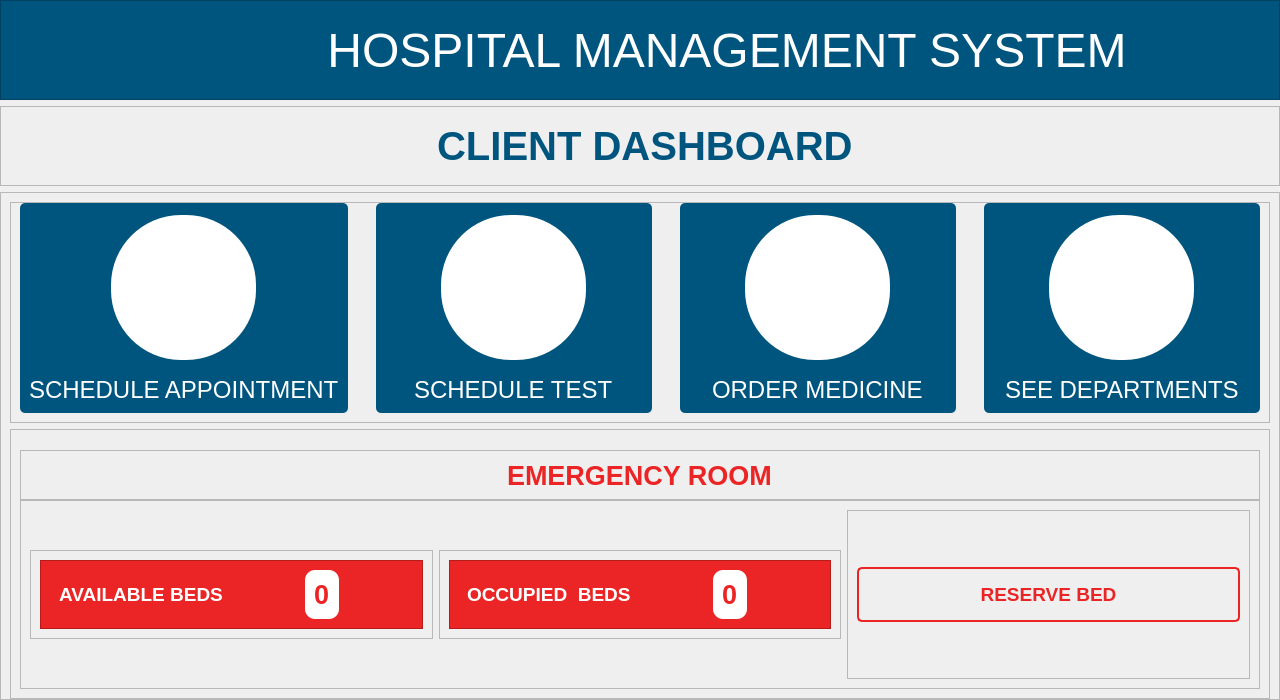
<?xml version="1.0" encoding="UTF-8"?>
<ui version="4.0">
 <class>MainWindow</class>
 <widget class="QMainWindow" name="MainWindow">
  <property name="geometry">
   <rect>
    <x>0</x>
    <y>0</y>
    <width>1280</width>
    <height>700</height>
   </rect>
  </property>
  <property name="windowTitle">
   <string>MainWindow</string>
  </property>
  <widget class="QWidget" name="centralwidget">
   <property name="minimumSize">
    <size>
     <width>1280</width>
     <height>700</height>
    </size>
   </property>
   <layout class="QVBoxLayout" name="verticalLayout_2">
    <property name="leftMargin">
     <number>0</number>
    </property>
    <property name="topMargin">
     <number>0</number>
    </property>
    <property name="rightMargin">
     <number>0</number>
    </property>
    <property name="bottomMargin">
     <number>0</number>
    </property>
    <item>
     <widget class="QFrame" name="header_frame">
      <property name="sizePolicy">
       <sizepolicy hsizetype="Preferred" vsizetype="Preferred">
        <horstretch>0</horstretch>
        <verstretch>0</verstretch>
       </sizepolicy>
      </property>
      <property name="minimumSize">
       <size>
        <width>1280</width>
        <height>100</height>
       </size>
      </property>
      <property name="maximumSize">
       <size>
        <width>16777215</width>
        <height>100</height>
       </size>
      </property>
      <property name="styleSheet">
       <string notr="true">background-color:rgb(0, 85, 127);</string>
      </property>
      <property name="frameShape">
       <enum>QFrame::StyledPanel</enum>
      </property>
      <property name="frameShadow">
       <enum>QFrame::Raised</enum>
      </property>
      <layout class="QHBoxLayout" name="horizontalLayout">
       <property name="sizeConstraint">
        <enum>QLayout::SetDefaultConstraint</enum>
       </property>
       <property name="leftMargin">
        <number>0</number>
       </property>
       <property name="topMargin">
        <number>0</number>
       </property>
       <property name="rightMargin">
        <number>0</number>
       </property>
       <property name="bottomMargin">
        <number>0</number>
       </property>
       <item>
        <widget class="QFrame" name="logo_frame">
         <property name="minimumSize">
          <size>
           <width>80</width>
           <height>50</height>
          </size>
         </property>
         <property name="maximumSize">
          <size>
           <width>100</width>
           <height>16777215</height>
          </size>
         </property>
         <property name="styleSheet">
          <string notr="true">background-color:transparent;
margin-top:6px;
margin-bottom:0px;</string>
         </property>
         <property name="frameShape">
          <enum>QFrame::StyledPanel</enum>
         </property>
         <property name="frameShadow">
          <enum>QFrame::Raised</enum>
         </property>
         <widget class="QLabel" name="logo">
          <property name="geometry">
           <rect>
            <x>20</x>
            <y>10</y>
            <width>61</width>
            <height>71</height>
           </rect>
          </property>
          <property name="cursor">
           <cursorShape>PointingHandCursor</cursorShape>
          </property>
          <property name="styleSheet">
           <string notr="true"/>
          </property>
          <property name="text">
           <string/>
          </property>
          <property name="pixmap">
           <pixmap resource="../../assets/resources.qrc">:/reosurces_logo/back-svgrepo-com.svg</pixmap>
          </property>
          <property name="scaledContents">
           <bool>true</bool>
          </property>
          <property name="alignment">
           <set>Qt::AlignCenter</set>
          </property>
         </widget>
        </widget>
       </item>
       <item>
        <widget class="QFrame" name="title_frame">
         <property name="minimumSize">
          <size>
           <width>1280</width>
           <height>0</height>
          </size>
         </property>
         <property name="font">
          <font>
           <pointsize>42</pointsize>
          </font>
         </property>
         <property name="styleSheet">
          <string notr="true">background-color:transparent;</string>
         </property>
         <property name="frameShape">
          <enum>QFrame::StyledPanel</enum>
         </property>
         <property name="frameShadow">
          <enum>QFrame::Raised</enum>
         </property>
         <layout class="QVBoxLayout" name="verticalLayout">
          <item alignment="Qt::AlignHCenter">
           <widget class="QLabel" name="title_label">
            <property name="minimumSize">
             <size>
              <width>800</width>
              <height>0</height>
             </size>
            </property>
            <property name="font">
             <font>
              <pointsize>36</pointsize>
             </font>
            </property>
            <property name="styleSheet">
             <string notr="true">color:#fff;</string>
            </property>
            <property name="text">
             <string>HOSPITAL MANAGEMENT SYSTEM</string>
            </property>
            <property name="alignment">
             <set>Qt::AlignCenter</set>
            </property>
           </widget>
          </item>
         </layout>
        </widget>
       </item>
      </layout>
     </widget>
    </item>
    <item>
     <widget class="QFrame" name="frame_15">
      <property name="minimumSize">
       <size>
        <width>0</width>
        <height>80</height>
       </size>
      </property>
      <property name="maximumSize">
       <size>
        <width>16777215</width>
        <height>80</height>
       </size>
      </property>
      <property name="frameShape">
       <enum>QFrame::StyledPanel</enum>
      </property>
      <property name="frameShadow">
       <enum>QFrame::Raised</enum>
      </property>
      <layout class="QVBoxLayout" name="verticalLayout_22">
       <property name="topMargin">
        <number>0</number>
       </property>
       <property name="bottomMargin">
        <number>0</number>
       </property>
       <item alignment="Qt::AlignHCenter">
        <widget class="QLabel" name="label_19">
         <property name="font">
          <font>
           <pointsize>30</pointsize>
           <weight>75</weight>
           <bold>true</bold>
          </font>
         </property>
         <property name="styleSheet">
          <string notr="true">color:rgb(0, 85, 127);</string>
         </property>
         <property name="text">
          <string> CLIENT DASHBOARD</string>
         </property>
        </widget>
       </item>
      </layout>
     </widget>
    </item>
    <item>
     <widget class="QFrame" name="frame">
      <property name="frameShape">
       <enum>QFrame::StyledPanel</enum>
      </property>
      <property name="frameShadow">
       <enum>QFrame::Raised</enum>
      </property>
      <layout class="QVBoxLayout" name="verticalLayout_3">
       <item>
        <widget class="QFrame" name="frame_2">
         <property name="frameShape">
          <enum>QFrame::StyledPanel</enum>
         </property>
         <property name="frameShadow">
          <enum>QFrame::Raised</enum>
         </property>
         <layout class="QGridLayout" name="gridLayout">
          <property name="topMargin">
           <number>0</number>
          </property>
          <property name="bottomMargin">
           <number>9</number>
          </property>
          <property name="horizontalSpacing">
           <number>28</number>
          </property>
          <property name="verticalSpacing">
           <number>0</number>
          </property>
          <item row="0" column="1">
           <widget class="QFrame" name="sch_test_frame">
            <property name="maximumSize">
             <size>
              <width>16777215</width>
              <height>210</height>
             </size>
            </property>
            <property name="cursor">
             <cursorShape>PointingHandCursor</cursorShape>
            </property>
            <property name="styleSheet">
             <string notr="true">background-color:rgb(0, 85, 127);
border-radius:5px;</string>
            </property>
            <property name="frameShape">
             <enum>QFrame::StyledPanel</enum>
            </property>
            <property name="frameShadow">
             <enum>QFrame::Raised</enum>
            </property>
            <layout class="QVBoxLayout" name="verticalLayout_5">
             <property name="spacing">
              <number>20</number>
             </property>
             <property name="topMargin">
              <number>12</number>
             </property>
             <item alignment="Qt::AlignHCenter">
              <widget class="QFrame" name="frame_9">
               <property name="minimumSize">
                <size>
                 <width>145</width>
                 <height>145</height>
                </size>
               </property>
               <property name="styleSheet">
                <string notr="true">background:white;
border-radius:70px;</string>
               </property>
               <property name="frameShape">
                <enum>QFrame::StyledPanel</enum>
               </property>
               <property name="frameShadow">
                <enum>QFrame::Raised</enum>
               </property>
               <layout class="QGridLayout" name="gridLayout_5">
                <item row="0" column="0">
                 <widget class="QLabel" name="label_9">
                  <property name="minimumSize">
                   <size>
                    <width>100</width>
                    <height>80</height>
                   </size>
                  </property>
                  <property name="maximumSize">
                   <size>
                    <width>100</width>
                    <height>80</height>
                   </size>
                  </property>
                  <property name="text">
                   <string/>
                  </property>
                  <property name="pixmap">
                   <pixmap resource="../../assets/resources.qrc">:/reosurces_logo/test-tube-8-svgrepo-com.svg</pixmap>
                  </property>
                  <property name="scaledContents">
                   <bool>true</bool>
                  </property>
                 </widget>
                </item>
               </layout>
              </widget>
             </item>
             <item alignment="Qt::AlignHCenter">
              <widget class="QLabel" name="label_2">
               <property name="font">
                <font>
                 <pointsize>18</pointsize>
                </font>
               </property>
               <property name="styleSheet">
                <string notr="true">text-align: center;
color:white;</string>
               </property>
               <property name="text">
                <string>SCHEDULE TEST</string>
               </property>
              </widget>
             </item>
            </layout>
           </widget>
          </item>
          <item row="0" column="0">
           <widget class="QFrame" name="sch_appnt_frame">
            <property name="maximumSize">
             <size>
              <width>16777215</width>
              <height>210</height>
             </size>
            </property>
            <property name="cursor">
             <cursorShape>PointingHandCursor</cursorShape>
            </property>
            <property name="styleSheet">
             <string notr="true">background-color:rgb(0, 85, 127);
border-radius:5px;</string>
            </property>
            <property name="frameShape">
             <enum>QFrame::StyledPanel</enum>
            </property>
            <property name="frameShadow">
             <enum>QFrame::Raised</enum>
            </property>
            <layout class="QVBoxLayout" name="verticalLayout_4">
             <property name="spacing">
              <number>20</number>
             </property>
             <property name="topMargin">
              <number>12</number>
             </property>
             <item alignment="Qt::AlignHCenter">
              <widget class="QFrame" name="frame_8">
               <property name="minimumSize">
                <size>
                 <width>145</width>
                 <height>145</height>
                </size>
               </property>
               <property name="maximumSize">
                <size>
                 <width>145</width>
                 <height>145</height>
                </size>
               </property>
               <property name="styleSheet">
                <string notr="true">background:white;
border-radius:70px;
align-contents:center;</string>
               </property>
               <property name="frameShape">
                <enum>QFrame::StyledPanel</enum>
               </property>
               <property name="frameShadow">
                <enum>QFrame::Raised</enum>
               </property>
               <layout class="QGridLayout" name="gridLayout_4">
                <property name="topMargin">
                 <number>9</number>
                </property>
                <item row="0" column="0">
                 <widget class="QLabel" name="label_8">
                  <property name="minimumSize">
                   <size>
                    <width>80</width>
                    <height>80</height>
                   </size>
                  </property>
                  <property name="maximumSize">
                   <size>
                    <width>80</width>
                    <height>80</height>
                   </size>
                  </property>
                  <property name="text">
                   <string/>
                  </property>
                  <property name="pixmap">
                   <pixmap resource="../../assets/resources.qrc">:/reosurces_logo/calendar-svgrepo-com.svg</pixmap>
                  </property>
                  <property name="scaledContents">
                   <bool>true</bool>
                  </property>
                 </widget>
                </item>
               </layout>
              </widget>
             </item>
             <item alignment="Qt::AlignHCenter">
              <widget class="QLabel" name="label">
               <property name="font">
                <font>
                 <pointsize>18</pointsize>
                </font>
               </property>
               <property name="styleSheet">
                <string notr="true">text-align:center;
color:white;</string>
               </property>
               <property name="text">
                <string>SCHEDULE APPOINTMENT</string>
               </property>
              </widget>
             </item>
            </layout>
           </widget>
          </item>
          <item row="0" column="2">
           <widget class="QFrame" name="order_med_frame">
            <property name="maximumSize">
             <size>
              <width>16777215</width>
              <height>210</height>
             </size>
            </property>
            <property name="cursor">
             <cursorShape>PointingHandCursor</cursorShape>
            </property>
            <property name="styleSheet">
             <string notr="true">background-color:rgb(0, 85, 127);
border-radius:5px;</string>
            </property>
            <property name="frameShape">
             <enum>QFrame::StyledPanel</enum>
            </property>
            <property name="frameShadow">
             <enum>QFrame::Raised</enum>
            </property>
            <layout class="QVBoxLayout" name="verticalLayout_6">
             <property name="spacing">
              <number>20</number>
             </property>
             <property name="topMargin">
              <number>12</number>
             </property>
             <item alignment="Qt::AlignHCenter">
              <widget class="QFrame" name="frame_10">
               <property name="minimumSize">
                <size>
                 <width>145</width>
                 <height>145</height>
                </size>
               </property>
               <property name="styleSheet">
                <string notr="true">background:white;
border-radius:70px;</string>
               </property>
               <property name="frameShape">
                <enum>QFrame::StyledPanel</enum>
               </property>
               <property name="frameShadow">
                <enum>QFrame::Raised</enum>
               </property>
               <layout class="QGridLayout" name="gridLayout_6">
                <item row="0" column="0">
                 <widget class="QLabel" name="label_10">
                  <property name="minimumSize">
                   <size>
                    <width>75</width>
                    <height>85</height>
                   </size>
                  </property>
                  <property name="maximumSize">
                   <size>
                    <width>75</width>
                    <height>85</height>
                   </size>
                  </property>
                  <property name="text">
                   <string/>
                  </property>
                  <property name="pixmap">
                   <pixmap resource="../../assets/resources.qrc">:/reosurces_logo/medicine-bottle-svgrepo-com.svg</pixmap>
                  </property>
                  <property name="scaledContents">
                   <bool>true</bool>
                  </property>
                 </widget>
                </item>
               </layout>
              </widget>
             </item>
             <item alignment="Qt::AlignHCenter">
              <widget class="QLabel" name="label_3">
               <property name="font">
                <font>
                 <pointsize>18</pointsize>
                </font>
               </property>
               <property name="styleSheet">
                <string notr="true">text-align:center;
color:white;</string>
               </property>
               <property name="text">
                <string>ORDER MEDICINE</string>
               </property>
              </widget>
             </item>
            </layout>
           </widget>
          </item>
          <item row="0" column="3">
           <widget class="QFrame" name="see_dept_frame">
            <property name="maximumSize">
             <size>
              <width>16777215</width>
              <height>210</height>
             </size>
            </property>
            <property name="cursor">
             <cursorShape>PointingHandCursor</cursorShape>
            </property>
            <property name="styleSheet">
             <string notr="true">background-color:rgb(0, 85, 127);
border-radius:5px;</string>
            </property>
            <property name="frameShape">
             <enum>QFrame::StyledPanel</enum>
            </property>
            <property name="frameShadow">
             <enum>QFrame::Raised</enum>
            </property>
            <layout class="QVBoxLayout" name="verticalLayout_7">
             <property name="spacing">
              <number>20</number>
             </property>
             <property name="topMargin">
              <number>12</number>
             </property>
             <item alignment="Qt::AlignHCenter">
              <widget class="QFrame" name="frame_11">
               <property name="minimumSize">
                <size>
                 <width>145</width>
                 <height>145</height>
                </size>
               </property>
               <property name="styleSheet">
                <string notr="true">background:white;
border-radius:70px;</string>
               </property>
               <property name="frameShape">
                <enum>QFrame::StyledPanel</enum>
               </property>
               <property name="frameShadow">
                <enum>QFrame::Raised</enum>
               </property>
               <layout class="QGridLayout" name="gridLayout_7">
                <item row="0" column="0">
                 <widget class="QLabel" name="label_11">
                  <property name="minimumSize">
                   <size>
                    <width>70</width>
                    <height>80</height>
                   </size>
                  </property>
                  <property name="maximumSize">
                   <size>
                    <width>70</width>
                    <height>80</height>
                   </size>
                  </property>
                  <property name="text">
                   <string/>
                  </property>
                  <property name="pixmap">
                   <pixmap resource="../../assets/resources.qrc">:/reosurces_logo/customer-service-svgrepo-com.svg</pixmap>
                  </property>
                  <property name="scaledContents">
                   <bool>true</bool>
                  </property>
                 </widget>
                </item>
               </layout>
              </widget>
             </item>
             <item alignment="Qt::AlignHCenter">
              <widget class="QLabel" name="label_4">
               <property name="font">
                <font>
                 <pointsize>18</pointsize>
                </font>
               </property>
               <property name="styleSheet">
                <string notr="true">text-align:center;
color:white;</string>
               </property>
               <property name="text">
                <string>SEE DEPARTMENTS</string>
               </property>
              </widget>
             </item>
            </layout>
           </widget>
          </item>
         </layout>
        </widget>
       </item>
       <item>
        <widget class="QFrame" name="frame_3">
         <property name="minimumSize">
          <size>
           <width>0</width>
           <height>270</height>
          </size>
         </property>
         <property name="frameShape">
          <enum>QFrame::StyledPanel</enum>
         </property>
         <property name="frameShadow">
          <enum>QFrame::Raised</enum>
         </property>
         <layout class="QVBoxLayout" name="verticalLayout_8">
          <property name="spacing">
           <number>0</number>
          </property>
          <property name="topMargin">
           <number>20</number>
          </property>
          <item>
           <widget class="QFrame" name="frame_4">
            <property name="maximumSize">
             <size>
              <width>16777215</width>
              <height>50</height>
             </size>
            </property>
            <property name="frameShape">
             <enum>QFrame::StyledPanel</enum>
            </property>
            <property name="frameShadow">
             <enum>QFrame::Raised</enum>
            </property>
            <layout class="QGridLayout" name="gridLayout_2">
             <item row="0" column="0" alignment="Qt::AlignHCenter">
              <widget class="QLabel" name="label_5">
               <property name="font">
                <font>
                 <pointsize>20</pointsize>
                 <weight>75</weight>
                 <bold>true</bold>
                </font>
               </property>
               <property name="styleSheet">
                <string notr="true">color: rgba(235, 37, 37, 1);
</string>
               </property>
               <property name="text">
                <string>EMERGENCY ROOM</string>
               </property>
              </widget>
             </item>
            </layout>
           </widget>
          </item>
          <item>
           <widget class="QFrame" name="frame_5">
            <property name="frameShape">
             <enum>QFrame::StyledPanel</enum>
            </property>
            <property name="frameShadow">
             <enum>QFrame::Raised</enum>
            </property>
            <layout class="QGridLayout" name="gridLayout_3">
             <item row="0" column="0" alignment="Qt::AlignVCenter">
              <widget class="QFrame" name="avail_bed_frame">
               <property name="frameShape">
                <enum>QFrame::StyledPanel</enum>
               </property>
               <property name="frameShadow">
                <enum>QFrame::Raised</enum>
               </property>
               <layout class="QVBoxLayout" name="verticalLayout_9">
                <item>
                 <widget class="QFrame" name="frame_6">
                  <property name="minimumSize">
                   <size>
                    <width>0</width>
                    <height>0</height>
                   </size>
                  </property>
                  <property name="styleSheet">
                   <string notr="true">background-color:rgba(235, 37, 37, 1);
color:white;</string>
                  </property>
                  <property name="frameShape">
                   <enum>QFrame::StyledPanel</enum>
                  </property>
                  <property name="frameShadow">
                   <enum>QFrame::Raised</enum>
                  </property>
                  <layout class="QHBoxLayout" name="horizontalLayout_2">
                   <property name="spacing">
                    <number>0</number>
                   </property>
                   <item alignment="Qt::AlignHCenter">
                    <widget class="QLabel" name="label_6">
                     <property name="font">
                      <font>
                       <pointsize>14</pointsize>
                       <weight>75</weight>
                       <bold>true</bold>
                      </font>
                     </property>
                     <property name="styleSheet">
                      <string notr="true">color: white;
</string>
                     </property>
                     <property name="text">
                      <string>AVAILABLE BEDS</string>
                     </property>
                    </widget>
                   </item>
                   <item alignment="Qt::AlignHCenter">
                    <widget class="QFrame" name="frame_7">
                     <property name="styleSheet">
                      <string notr="true">background:white;
border-radius:10px;</string>
                     </property>
                     <property name="frameShape">
                      <enum>QFrame::StyledPanel</enum>
                     </property>
                     <property name="frameShadow">
                      <enum>QFrame::Raised</enum>
                     </property>
                     <layout class="QVBoxLayout" name="verticalLayout_12">
                      <item>
                       <widget class="QLabel" name="avail_bed_disp">
                        <property name="font">
                         <font>
                          <pointsize>20</pointsize>
                          <weight>75</weight>
                          <bold>true</bold>
                         </font>
                        </property>
                        <property name="styleSheet">
                         <string notr="true">color:rgba(235, 37, 37, 1);</string>
                        </property>
                        <property name="text">
                         <string>0</string>
                        </property>
                       </widget>
                      </item>
                     </layout>
                    </widget>
                   </item>
                  </layout>
                 </widget>
                </item>
               </layout>
              </widget>
             </item>
             <item row="0" column="1" alignment="Qt::AlignVCenter">
              <widget class="QFrame" name="empty_bed_frame">
               <property name="frameShape">
                <enum>QFrame::StyledPanel</enum>
               </property>
               <property name="frameShadow">
                <enum>QFrame::Raised</enum>
               </property>
               <layout class="QVBoxLayout" name="verticalLayout_11">
                <item>
                 <widget class="QFrame" name="frame_12">
                  <property name="styleSheet">
                   <string notr="true">background-color:rgba(235, 37, 37, 1);
color:white;</string>
                  </property>
                  <property name="frameShape">
                   <enum>QFrame::StyledPanel</enum>
                  </property>
                  <property name="frameShadow">
                   <enum>QFrame::Raised</enum>
                  </property>
                  <layout class="QHBoxLayout" name="horizontalLayout_3">
                   <property name="spacing">
                    <number>0</number>
                   </property>
                   <item alignment="Qt::AlignHCenter">
                    <widget class="QLabel" name="label_7">
                     <property name="font">
                      <font>
                       <pointsize>14</pointsize>
                       <weight>75</weight>
                       <bold>true</bold>
                      </font>
                     </property>
                     <property name="styleSheet">
                      <string notr="true">color: white;
</string>
                     </property>
                     <property name="text">
                      <string>OCCUPIED  BEDS</string>
                     </property>
                    </widget>
                   </item>
                   <item alignment="Qt::AlignHCenter">
                    <widget class="QFrame" name="frame_13">
                     <property name="styleSheet">
                      <string notr="true">background:white;
border-radius:10px;</string>
                     </property>
                     <property name="frameShape">
                      <enum>QFrame::StyledPanel</enum>
                     </property>
                     <property name="frameShadow">
                      <enum>QFrame::Raised</enum>
                     </property>
                     <layout class="QVBoxLayout" name="verticalLayout_13">
                      <item>
                       <widget class="QLabel" name="occup_bed_disp">
                        <property name="font">
                         <font>
                          <pointsize>20</pointsize>
                          <weight>75</weight>
                          <bold>true</bold>
                         </font>
                        </property>
                        <property name="styleSheet">
                         <string notr="true">color:rgba(235, 37, 37, 1);</string>
                        </property>
                        <property name="text">
                         <string>0</string>
                        </property>
                       </widget>
                      </item>
                     </layout>
                    </widget>
                   </item>
                  </layout>
                 </widget>
                </item>
               </layout>
              </widget>
             </item>
             <item row="0" column="2">
              <widget class="QFrame" name="reserve_bed_btn_frame">
               <property name="frameShape">
                <enum>QFrame::StyledPanel</enum>
               </property>
               <property name="frameShadow">
                <enum>QFrame::Raised</enum>
               </property>
               <layout class="QVBoxLayout" name="verticalLayout_10">
                <item>
                 <widget class="QPushButton" name="reserveBtn">
                  <property name="minimumSize">
                   <size>
                    <width>0</width>
                    <height>35</height>
                   </size>
                  </property>
                  <property name="font">
                   <font>
                    <pointsize>14</pointsize>
                    <weight>75</weight>
                    <bold>true</bold>
                   </font>
                  </property>
                  <property name="cursor">
                   <cursorShape>PointingHandCursor</cursorShape>
                  </property>
                  <property name="styleSheet">
                   <string notr="true">color: rgba(235, 37, 37, 1);
background:transparent;
border: 2px solid rgba(235, 37, 37, 1);
padding: 14px 28px;
border-radius:5px;</string>
                  </property>
                  <property name="text">
                   <string>RESERVE BED</string>
                  </property>
                 </widget>
                </item>
               </layout>
              </widget>
             </item>
            </layout>
           </widget>
          </item>
         </layout>
        </widget>
       </item>
      </layout>
     </widget>
    </item>
   </layout>
  </widget>
 </widget>
 <resources>
  <include location="../assets/resources.qrc"/>
  <include location="../../assets/resources.qrc"/>
 </resources>
 <connections/>
</ui>
